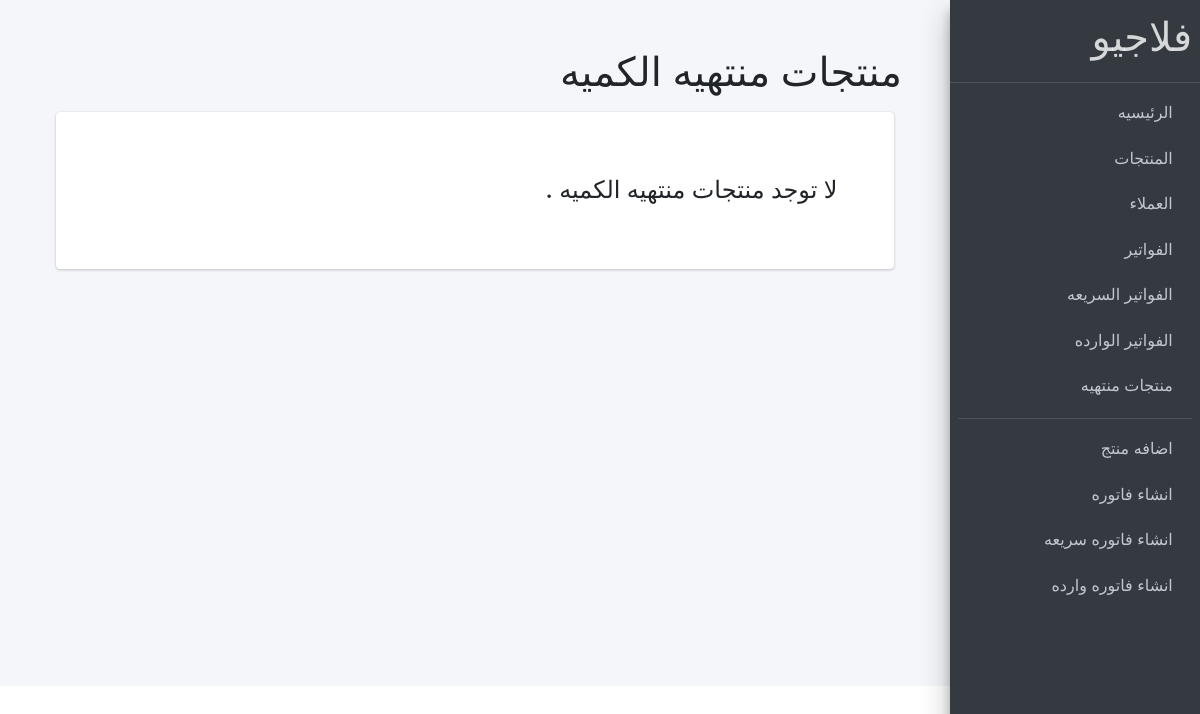
The page /home/products/ended-products/ on the database as committed earlier.
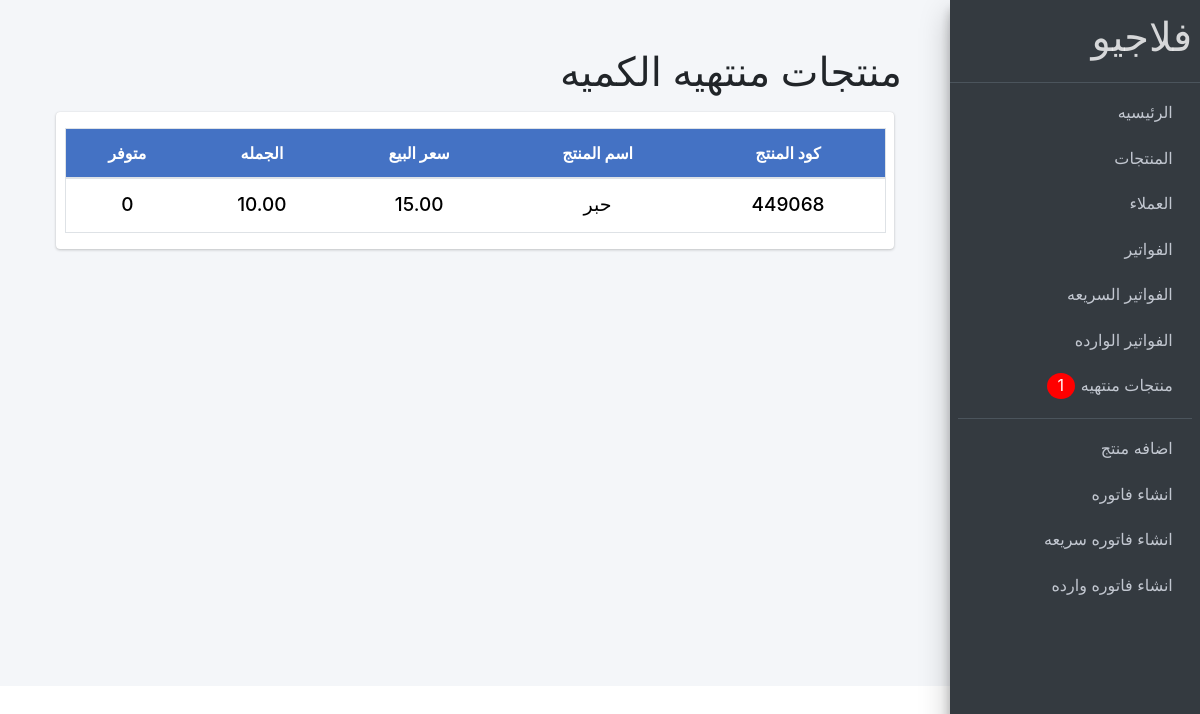
The same page on the database as committed later.
### store/models.py (models this page shows, shortened)
class Product(models.Model):
    name = models.CharField(max_length=56, verbose_name="اسم المنتج",unique=True)
    price = models.DecimalField(max_digits=7  , decimal_places=2 , verbose_name="السعر")
    wholesale_price = models.DecimalField(max_digits=7  , decimal_places=2 , verbose_name="سعر الجملة")
    available_in_ventory = models.PositiveIntegerField(verbose_name='متوفر')
    discription = models.TextField(max_length=200, blank=True, null=True, verbose_name="الوصف")
    created_at = models.DateTimeField(auto_now_add=True, verbose_name="تاريخ الانشاء")
    code = models.CharField(max_length=100, null=True)
    PROslug = models.SlugField(blank=True, null=True, unique=True, allow_unicode=True, max_length=255 , verbose_name="slug")
    class Meta:
        ordering = ["name"]
    def __str__(self):
        return self.name
    def get_absolute_url(self):
        return reverse("products:product_details", kwargs={"slug": self.PROslug})

### store/views.py (the view)
# urls.py: path('products/ended-products/',views.ended_products , name='ended_products'),
def ended_products(request):
    products = Product.objects.filter(available_in_ventory=0)
    return render(request, 'pages/ended_products.html',{"products": products})

### store/context_processor.py (called while the page is built)
def calc_empty_products(request):
    products = Product.objects.filter(available_in_ventory=0)
    emptyNum = products.count()
    return {"emptyNum":emptyNum}

### templates/pages/ended_products.html (shortened to what this page needs)
{% extends 'base.html' %}
{% load crispy_forms_tags %}
{% load static %}
{% block content %}
    <div style="direction: rtl;" class="wrapper">
      <div   class="content-wrapper p-5">
        <div class="row mb-2">
          <div class="col-sm-6">
            <h1>منتجات منتهيه الكميه</h1>
          </div>
        </div>
            <section class="content">
              <div class="card card-solid">
                  <div class="row d-flex align-items-stretch">
                    <div   class="col-12 p-3">
                        {% if products %}
                        <table class="table table-bordered text-center products_table">
                          <thead>
                            <tr class="products_thead_row">
                             <th scope="col">كود المنتج</th>
                              <th scope="col">اسم المنتج</th>
                              <th scope="col">سعر البيع</th>
                              <th scope="col">الجمله</th>
                              <th scope="col">متوفر</th>
                            </tr>
                          </thead>
                          <tbody>
                            {% for product in products %}
                            <tr class="products_table_row">
                              <th scope="row" class="product_code"><a class="product_name" href="{{ product.get_absolute_url }}">{{product.code}}</a></th>
                              <td><a class="product_name" href="{{ product.get_absolute_url }}">{{product}}</a></td>
                              <td><a class="product_name" href="{{ product.get_absolute_url }}">{{product.price}}</a></td>
                              <td><a class="product_name" href="{{ product.get_absolute_url }}">{{product.wholesale_price}}</a></td>
                              <td><a class="product_name" href="{{ product.get_absolute_url }}">{{product.available_in_ventory}}</a></td>
                            </tr>
                            {% endfor %}
                          </tbody>
                        </table>
                      </div>
                      {% else %}
                      <h4 class="m-5">لا توجد منتجات منتهيه الكميه .</h4>
                      {% endif %}
                    </div>
              </div>
            </section>
          </div>
      </div>
{% endblock %}

Rows that differ between the two databases and show on the page:
added Product: code "449068", name "حبر", price "15.00", wholesale_price "10.00", available_in_ventory "0"
Other text that changed with them:
{{ emptyNum }}: (not shown) → "1"
text no longer shown: "لا توجد منتجات منتهيه الكميه ."
text now shown: "كود المنتج اسم المنتج سعر البيع الجمله متوفر"
